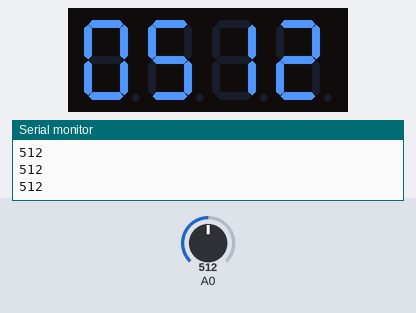
Bench run of a sketch on a simulated Arduino Uno, built with avr-gcc and run on an emulated ATmega328P. Parts: 4-digit seven-segment display, the last lines printed to the serial monitor. The test bench sets the inputs (shaded band); at power-on: A0 = 512.

Above: at 1.2 s.
1.3 s: A0 set to 716
At 2.5 s:
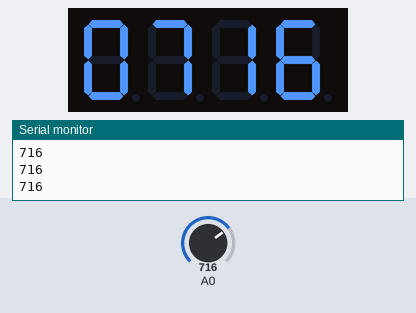
2.8 s: A0 set to 900
At 3.2 s:
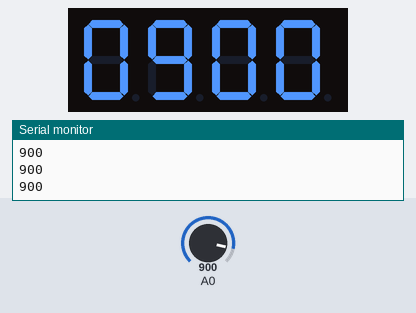
4.4 s: A0 set to 1023
At 5.1 s:
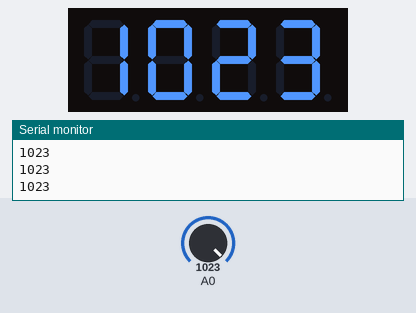
Timing chart, 0 to 7.4 s (numbered marks = the images above; inputs shaded):
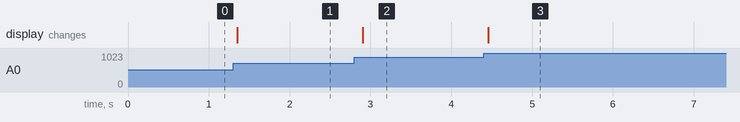

Measured:
- after the input at 1.3 s, the display: changes after 0.05 s (image 1)
- after the input at 2.8 s, the display: changes after 0.11 s (image 2)
- after the input at 4.4 s, the display: changes after 0.06 s (image 3)

The sketch:

1_display_4.ino
```cpp
#include "TM1637.h"
#define CLK 7//pins definitions for TM1637 and can be changed to other ports
#define DIO 8
TM1637 tm1637(CLK,DIO);
void setup() {
  // put your setup code here, to run once:
  Serial.begin(9600);
  tm1637.init();
  tm1637.set(BRIGHT_TYPICAL);//BRIGHT_TYPICAL = 2,BRIGHT_DARKEST = 0,BRIGHTEST = 7;
}

void loop() {
  // put your main code here, to run repeatedly:
  int x = analogRead(A0);
  int a,b,c,d;
  a = x/1000;
  b = (x - a*1000)/100;
  c = (x - a*1000 - b*100)/10;
  d = (x - a*1000 - b*100 - c*10);
  int8_t TimeDisp[] = {a,b,c,d};
  tm1637.display(TimeDisp);
  Serial.println(x);
  delay(100);
}
```
